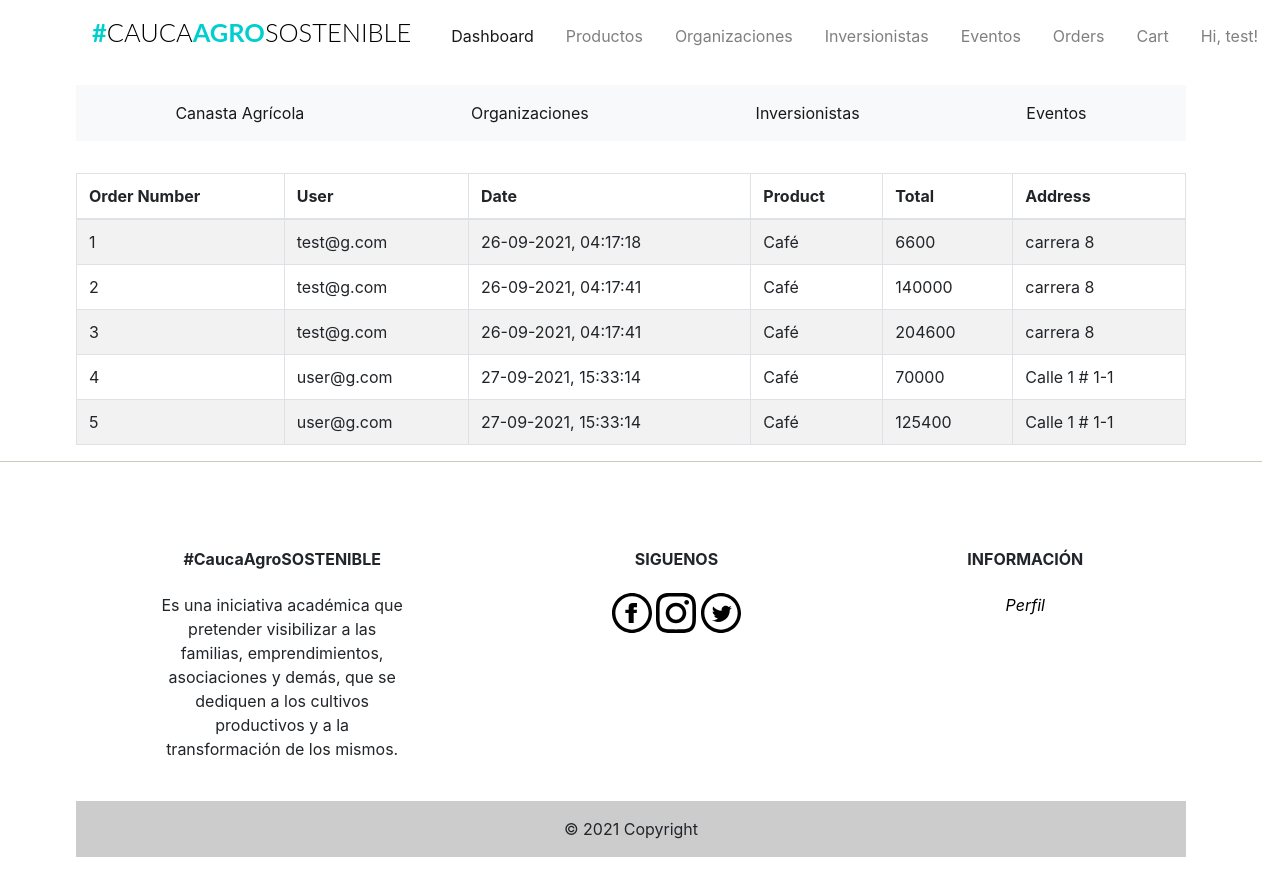
Page /admin/orders (signed in) on the earlier database version.
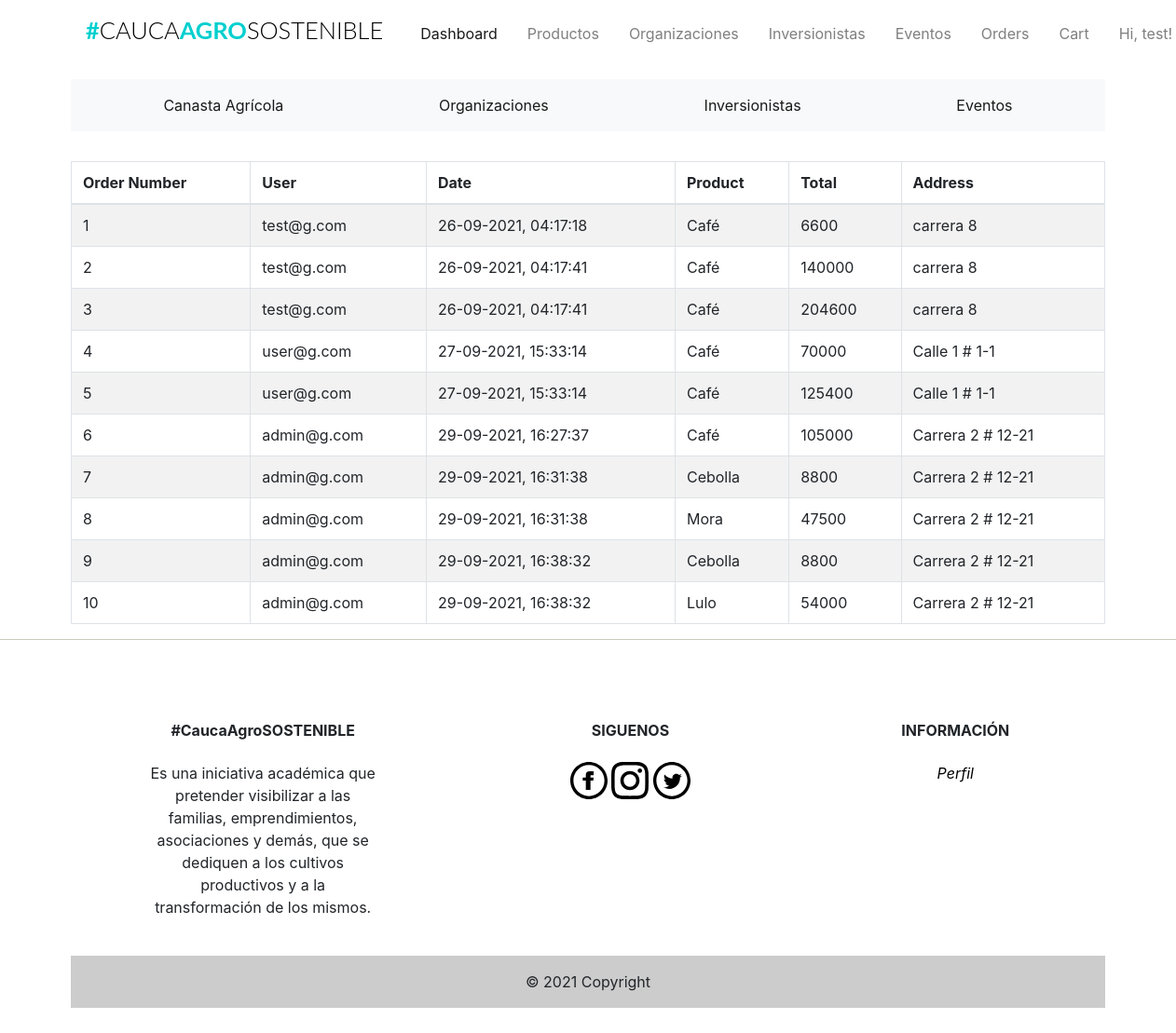
Same page on the later database version.
### app/models.py (models this page shows, shortened)
class Users(UserMixin, db.Model):
    __tablename__ = "users"
    id = db.Column(db.Integer, primary_key=True)
    firstname = db.Column(db.String(24), index=True)
    lastname = db.Column(db.String(24), index=True)
    email = db.Column(db.String(50), index=True, unique=True)
    password_hash = db.Column(db.String)
    phonenumber = db.Column(db.String(18), index=True, unique=True)
    is_admin = db.Column(db.Boolean, default=False)
    order = db.relationship('Orders', backref='user')
    kart = db.relationship('Kart', uselist=False, backref='user')
    shipping_info = db.relationship('Shipping', backref='user', lazy='dynamic')

class Orders(db.Model):
    __tablename__ = 'orders'
    id = db.Column(db.Integer, primary_key=True)
    timestamp = db.Column(db.DateTime, index=True, default=datetime.utcnow)
    user_id = db.Column(db.Integer, db.ForeignKey('users.id'))
    shipping_id = db.Column(db.Integer, db.ForeignKey('shipping.id'))
    purchase_id = db.Column(db.Integer, db.ForeignKey('purchase.id'))

class Products(db.Model):
    __tablename__ = 'products'
    id = db.Column(db.Integer, primary_key=True)
    product_name = db.Column(db.String(100), index=True)
    product_price = db.Column(db.Integer, index=True)
    product_image = db.Column(db.String(120))
    product_description = db.Column(db.String(200))
    product_stock = db.Column(db.Integer)
    promotion_value = db.Column(db.Integer, index=True)
    organizacion_id = db.Column(db.Integer, db.ForeignKey('organizaciones.id'))

class Purchase(db.Model):
    __tablename__ = 'purchase'
    id = db.Column(db.Integer, primary_key=True)
    product_id = db.Column(db.Integer, db.ForeignKey('products.id'))
    product = db.relationship('Products', uselist=False)
    quantity = db.Column(db.Integer)
    subtotal = db.Column(db.Integer) # TODO: Esto se puede quitar
    user_id = db.Column(db.Integer, db.ForeignKey('users.id'))
    order = db.relationship('Orders', uselist=False, backref='purchase')

class Shipping(db.Model):
    __tablename__ = "shipping"
    id = db.Column(db.Integer, primary_key=True)
    address = db.Column(db.String(200), index=True)
    aditional_indications = db.Column(db.String(200), index=True)
    postcode = db.Column(db.String(12), index=True)
    city = db.Column(db.String(24), index=True)
    state = db.Column(db.String(24), index=True)
    country = db.Column(db.String(24), index=True)
    user_id = db.Column(db.Integer, db.ForeignKey('users.id'))
    order = db.relationship('Orders', uselist=False, backref='shipping')

### app/admin/routes.py (the view)
@admin.route('/orders')
@login_required
def list_orders():
    check_admin()
    '''
	list all orders
	'''
    orders = Orders.query.all()
    return render_template('admin/orders.html', title='Orders', orders=orders)

### app/admin/routes.py (called while the page is built)
def check_admin():
    if not current_user.is_admin:
        abort(403)

### app/models.py (called while the page is built)
@login_manager.user_loader
def load_user(id):
    return Users.query.get(int(id))

### app/templates/admin/orders.html (shortened to what this page needs)
{% extends "base.html" %}
{% block body %}
<table class="table table-borderless">
        <table class="table table-striped table-bordered">
          <thead>
            <tr>
              <th> Order Number </th>
              <th> User </th>
              <th> Date </th>
              <th> Product </th>
              <th> Total </th>
              <th> Address </th>
            </tr>
          </thead>
          <tbody>
          {% for order in orders %}
            <tr>
              <td> {{ order.id }} </td>
              <td> {{ order.user.email }} </td>
              <td> {{ order.timestamp.strftime('%d-%m-%Y, %H:%M:%S') }} </td>
              <td> {{ order.purchase.product.product_name }} </td>
              <td>  {{ order.purchase.subtotal }} </td>
              <td>{{ order.shipping.address }}</td>
            </tr>
          {%endfor%}
          </tbody>
        </table>
{% endblock body %}

### app/templates/base.html (shortened to what this page needs)
<html>
  <head>
      <link href="{{ url_for('static', filename='css/bootstrap.min.css') }}"rel="stylesheet">
      <link href="{{ url_for('static', filename='css/st.css') }}"rel="stylesheet">
      <link href='https://api.mapbox.com/mapbox-gl-js/v2.3.1/mapbox-gl.css' rel='stylesheet' />
  </head>
  <body>
  {% include "navbar.html" %}
  {% include "categories/categories.html" %}
  <div class="container">
    {% block body %}
    {% endblock %}
  </div>
  <hr class="footer-break"></hr>
{% include "footer.html" %}
</body>
</html>

### app/templates/navbar.html (shortened to what this page needs)
{% block navbar %}
<div class="container mt-1 mb-3">
  <nav class="navbar navbar-expand-lg navbar-light">
    <h1 class="brand_name">
      <a class="navbar-brand" href="{{ url_for('home.homepage') }}">#<span>CAUCA</span>AGRO<span>SOSTENIBLE</span></a>
    </h1>
    <div class="collapse navbar-collapse" id="navbarNav">
      <ul class="navbar-nav ml-auto mr-auto mt-2 mt-lg-0">
        {% if current_user.is_authenticated %}
        {% if current_user.is_admin %}
        <li class="nav-item ml-3">
          <a class="nav-link active" href="{{ url_for('home.admin_dashboard') }}">Dashboard</a>
        </li>
        <li class="nav-item ml-3">
          <a class="nav-link" href="{{ url_for('admin.list_products') }}">Productos</a>
        </li>
        <li class="nav-item ml-3">
          <a class="nav-link" href="{{ url_for('admin.list_organizaciones') }}">Organizaciones</a>
        </li>
        <li class="nav-item ml-3">
          <a class="nav-link" href="{{ url_for('admin.list_inversionistas') }}">Inversionistas</a>
        </li>
        <li class="nav-item ml-3">
          <a class="nav-link" href="{{ url_for('admin.list_eventos') }}">Eventos</a>
        </li>
        <li class="nav-item ml-3">
          <a class="nav-link" href="{{ url_for('admin.list_orders') }}">Orders</a>
        </li>
        <li class="nav-item ml-3">
          <a class="nav-link" href="{{ url_for('users.cart') }}">Cart</a>
        </li>
        {% else %}
        <li class="nav-item ml-3">
          <a class="nav-link" href="{{ url_for('users.cart') }}">Cart<span class="badge badge-light">{{ count
              }}</span></a>
        </li>
        {% endif %}
        <li class="nav-item dropdown ml-3">
          <a class="nav-link dropdown-toggle" data-toggle="dropdown" href="#" role="button" aria-haspopup="true"
            aria-expanded="false">
            Hi, {{ current_user.firstname }}!
          </a>
        </li>
        {% endif %}
      </ul>
    </div>
  </nav>
</div>
{% endblock %}

### app/templates/categories/categories.html
{% block organizacion %}
<div class="container mt-1 mb-3 overflow-auto">
  <nav class="navbar navbar-expand navbar-light bg-light">
    <div class="collapse navbar-collapse" id="navbarNav">
      <ul class="navbar-nav d-flex justify-content-around">
        <li class="nav-item active">
          <a class="nav-link" href="{{ url_for('home.canasta') }}">Canasta Agr&iacute;cola</a>
        </li>
        <li class="nav-item active">
          <a class="nav-link" href="{{ url_for('home.organizaciones') }}">Organizaciones</a>
        </li>
        <li class="nav-item active">
          <a class="nav-link" href="{{ url_for('home.inversionistas')}}">Inversionistas</a>
        </li>
        <li class="nav-item active">
          <a class="nav-link" href="{{ url_for('home.eventos') }}">Eventos</a>
        </li>
      </ul>
    </div>
  </nav>
</div>
{% endblock %}

### app/templates/footer.html (shortened to what this page needs)
{% block footer %}
<div class="container my-5">
  <footer
          class="text-center text-lg-start text-black"
          style="background-color: #ffffff"
          >
    <div class="container p-4 pb-0">
      <section class="">
        <div class="row">
          <div class="col-md-3 col-lg-3 col-xl-3 mx-auto mt-3">
            <h6 class="text mb-4 font-weight-bold">
              #CaucaAgroSOSTENIBLE
            </h6>
            <p>
              Es una iniciativa
              académica que pretender visibilizar a las familias, emprendimientos, asociaciones y demás, que se dediquen
              a los cultivos productivos y a la transformación de los mismos.
            </p>
          </div>
          <div class="col-md-4 col-lg-3 col-xl-3 mx-auto mt-3">
            <h6 class="text-uppercase mb-4 font-weight-bold">Siguenos</h6>
            <a href="https://www.facebook.com/">
              <img src="{{ url_for('static',filename='iconmonstr-facebook.svg') }}" class="img-responsive svg-footer">
            </a>
            <a href="https://www.instagram.com/">
              <img src="{{ url_for('static',filename='iconmonstr-instagram.svg') }}" class="img-responsive svg-footer">
            </a>
            <a href="https://twitter.com/?lang=en">
              <img src="{{ url_for('static',filename='iconmonstr-twitter.svg') }}" class="img-responsive svg-footer">
            </a>
          </div>
          <div class="col-md-3 col-lg-2 col-xl-2 mx-auto mt-3">
            <h6 class="text-uppercase mb-4 font-weight-bold">Informaci&oacute;n</h6>
            <a href="{{ url_for('users.profile') }}">
              <p><i><span style="color:black;">Perfil</span></i><p>
            </a>
          </div>
        </div>
      </section>
    </div>
    <div class="text-center p-3" style="background-color: rgba(0, 0, 0, 0.2)">
      © 2021 Copyright
    </div>
  </footer>
</div>
{% endblock %}

### app/static/css/st.css (style rules this page uses)
.svg-footer { height: 2.5em; width: 2.5em; }
.footer-break { background-color:#e0e0d1; }
.brand_name .navbar-brand { font-size:1.59rem; text-transform: uppercase; font-family: 'Lato', sans-serif; font-weight: 700; color: #333; }
.brand_name >.navbar-brand { color:#01CFCF; text-decoration: none; }
.brand_name >.navbar-brand span { color: #000; font-weight: 300; }
.navbar-nav { width: 100%; align-items: flex-start; }
.row:after { content: ""; display: table; clear: both; }

Differences in the rows shown:
added Orders: id "6", user.email "admin@g.com", timestamp "29-09-2021, 16:27:37", purchase.product.product_name "Café", purchase.subtotal "105000", shipping.address "Carrera 2 # 12-21"
added Orders: id "7", user.email "admin@g.com", timestamp "29-09-2021, 16:31:38", purchase.product.product_name "Cebolla", purchase.subtotal "8800", shipping.address "Carrera 2 # 12-21"
added Orders: id "8", user.email "admin@g.com", timestamp "29-09-2021, 16:31:38", purchase.product.product_name "Mora", purchase.subtotal "47500", shipping.address "Carrera 2 # 12-21"
added Orders: id "9", user.email "admin@g.com", timestamp "29-09-2021, 16:38:32", purchase.product.product_name "Cebolla", purchase.subtotal "8800", shipping.address "Carrera 2 # 12-21"
added Orders: id "10", user.email "admin@g.com", timestamp "29-09-2021, 16:38:32", purchase.product.product_name "Lulo", purchase.subtotal "54000", shipping.address "Carrera 2 # 12-21"
